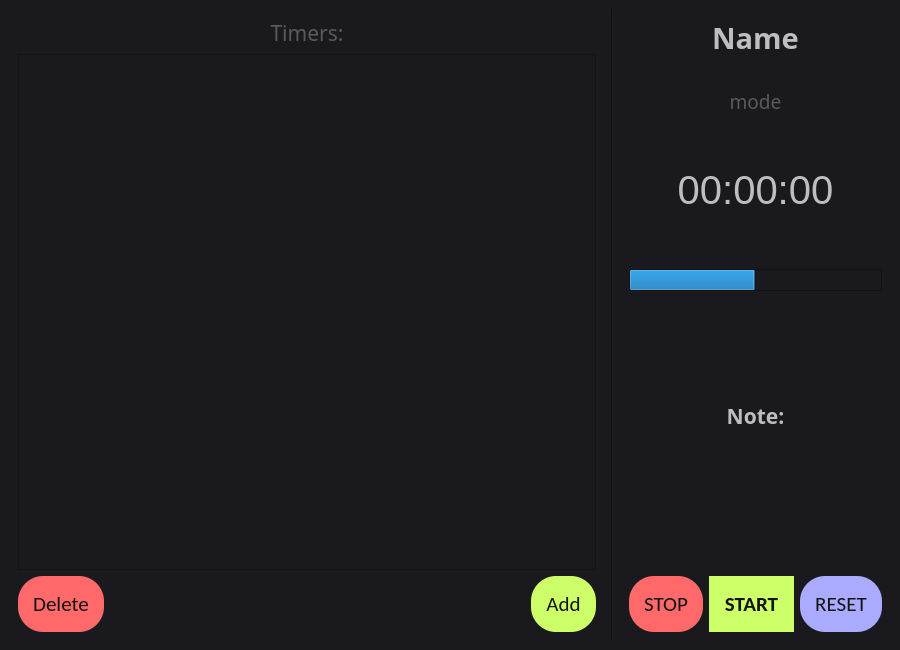
<?xml version="1.0" encoding="UTF-8"?>
<ui version="4.0">
 <class>MainWindow</class>
 <widget class="QMainWindow" name="MainWindow">
  <property name="geometry">
   <rect>
    <x>0</x>
    <y>0</y>
    <width>900</width>
    <height>650</height>
   </rect>
  </property>
  <property name="minimumSize">
   <size>
    <width>900</width>
    <height>650</height>
   </size>
  </property>
  <property name="maximumSize">
   <size>
    <width>900</width>
    <height>16777215</height>
   </size>
  </property>
  <property name="windowTitle">
   <string>MainWindow</string>
  </property>
  <property name="autoFillBackground">
   <bool>false</bool>
  </property>
  <property name="styleSheet">
   <string notr="true">background-color: rgb(25, 25, 30)</string>
  </property>
  <widget class="QWidget" name="widget">
   <property name="enabled">
    <bool>true</bool>
   </property>
   <property name="sizePolicy">
    <sizepolicy hsizetype="Expanding" vsizetype="Expanding">
     <horstretch>0</horstretch>
     <verstretch>0</verstretch>
    </sizepolicy>
   </property>
   <property name="font">
    <font>
     <family>Calibri</family>
     <pointsize>14</pointsize>
     <weight>50</weight>
     <bold>false</bold>
     <strikeout>false</strikeout>
    </font>
   </property>
   <property name="mouseTracking">
    <bool>false</bool>
   </property>
   <property name="autoFillBackground">
    <bool>false</bool>
   </property>
   <layout class="QHBoxLayout" name="horizontalLayout">
    <item>
     <widget class="QWidget" name="widget_3" native="true">
      <layout class="QVBoxLayout" name="verticalLayout_2">
       <item>
        <widget class="QLabel" name="label_4">
         <property name="font">
          <font>
           <family>Calibri Light</family>
           <pointsize>16</pointsize>
          </font>
         </property>
         <property name="styleSheet">
          <string notr="true">color: rgb(90, 90, 90);</string>
         </property>
         <property name="text">
          <string>Timers:</string>
         </property>
         <property name="alignment">
          <set>Qt::AlignCenter</set>
         </property>
        </widget>
       </item>
       <item>
        <widget class="QListWidget" name="listWidget">
         <property name="font">
          <font>
           <family>Calibri Light</family>
           <pointsize>14</pointsize>
          </font>
         </property>
         <property name="styleSheet">
          <string notr="true">color: rgb(190, 190, 190);</string>
         </property>
        </widget>
       </item>
       <item>
        <layout class="QHBoxLayout" name="horizontalLayout_3">
         <item alignment="Qt::AlignLeft">
          <widget class="QPushButton" name="delete_button">
           <property name="font">
            <font>
             <family>Calibri</family>
             <pointsize>16</pointsize>
            </font>
           </property>
           <property name="styleSheet">
            <string notr="true">color:rgb(20, 20, 20);
background-color: rgb(255, 105, 105);
border-radius: 25px;
padding: 15px;
min-width: 5em;</string>
           </property>
           <property name="text">
            <string>Delete</string>
           </property>
          </widget>
         </item>
         <item alignment="Qt::AlignRight">
          <widget class="QPushButton" name="add_button">
           <property name="font">
            <font>
             <family>Calibri</family>
             <pointsize>16</pointsize>
             <weight>50</weight>
             <bold>false</bold>
            </font>
           </property>
           <property name="styleSheet">
            <string notr="true">color:rgb(20, 20, 20);
background-color: rgb(205, 255, 105);
border-radius: 25px;
padding: 15px;
min-width: 5em;</string>
           </property>
           <property name="text">
            <string>Add</string>
           </property>
          </widget>
         </item>
        </layout>
       </item>
      </layout>
     </widget>
    </item>
    <item>
     <widget class="Line" name="line">
      <property name="orientation">
       <enum>Qt::Vertical</enum>
      </property>
     </widget>
    </item>
    <item alignment="Qt::AlignHCenter">
     <widget class="QWidget" name="widget_2" native="true">
      <layout class="QVBoxLayout" name="verticalLayout">
       <item>
        <layout class="QVBoxLayout" name="verticalLayout_4">
         <item alignment="Qt::AlignTop">
          <widget class="QLabel" name="Timer_name">
           <property name="font">
            <font>
             <family>Calibri Light</family>
             <pointsize>22</pointsize>
             <weight>75</weight>
             <bold>true</bold>
            </font>
           </property>
           <property name="styleSheet">
            <string notr="true">color: rgb(190, 190, 190);</string>
           </property>
           <property name="text">
            <string>Name</string>
           </property>
           <property name="alignment">
            <set>Qt::AlignCenter</set>
           </property>
          </widget>
         </item>
         <item alignment="Qt::AlignTop">
          <widget class="QLabel" name="Timer_mode">
           <property name="enabled">
            <bool>true</bool>
           </property>
           <property name="font">
            <font>
             <family>Calibri Light</family>
             <pointsize>14</pointsize>
            </font>
           </property>
           <property name="styleSheet">
            <string notr="true">color: rgb(90, 90, 90);</string>
           </property>
           <property name="text">
            <string>mode</string>
           </property>
           <property name="alignment">
            <set>Qt::AlignCenter</set>
           </property>
          </widget>
         </item>
         <item>
          <widget class="QLabel" name="Timer_time">
           <property name="font">
            <font>
             <pointsize>30</pointsize>
            </font>
           </property>
           <property name="styleSheet">
            <string notr="true">color: rgb(190, 190, 190);</string>
           </property>
           <property name="text">
            <string>00:00:00</string>
           </property>
           <property name="alignment">
            <set>Qt::AlignCenter</set>
           </property>
          </widget>
         </item>
         <item alignment="Qt::AlignBottom">
          <widget class="QProgressBar" name="progressBar">
           <property name="value">
            <number>50</number>
           </property>
           <property name="alignment">
            <set>Qt::AlignCenter</set>
           </property>
           <property name="textVisible">
            <bool>false</bool>
           </property>
           <property name="invertedAppearance">
            <bool>false</bool>
           </property>
           <property name="textDirection">
            <enum>QProgressBar::TopToBottom</enum>
           </property>
          </widget>
         </item>
        </layout>
       </item>
       <item>
        <layout class="QVBoxLayout" name="verticalLayout_3">
         <item alignment="Qt::AlignBottom">
          <widget class="QLabel" name="label_3">
           <property name="font">
            <font>
             <family>Calibri Light</family>
             <pointsize>16</pointsize>
             <weight>75</weight>
             <bold>true</bold>
            </font>
           </property>
           <property name="styleSheet">
            <string notr="true">color: rgb(190, 190, 190);</string>
           </property>
           <property name="text">
            <string>Note:</string>
           </property>
           <property name="alignment">
            <set>Qt::AlignCenter</set>
           </property>
          </widget>
         </item>
         <item>
          <widget class="QLabel" name="label_5">
           <property name="font">
            <font>
             <family>Calibri Light</family>
             <pointsize>16</pointsize>
            </font>
           </property>
           <property name="toolTipDuration">
            <number>-1</number>
           </property>
           <property name="styleSheet">
            <string notr="true">color: rgb(190, 190, 190);</string>
           </property>
           <property name="text">
            <string/>
           </property>
           <property name="alignment">
            <set>Qt::AlignCenter</set>
           </property>
          </widget>
         </item>
        </layout>
       </item>
       <item>
        <layout class="QHBoxLayout" name="horizontalLayout_2">
         <item>
          <widget class="QPushButton" name="stop_button">
           <property name="font">
            <font>
             <family>Calibri</family>
             <pointsize>16</pointsize>
             <weight>50</weight>
             <italic>false</italic>
             <bold>false</bold>
            </font>
           </property>
           <property name="styleSheet">
            <string notr="true">color: rgb(20, 20, 20);
background-color: rgb(255, 105, 105);
border-radius: 25px;
padding: 15px;
min-width: 5em;
</string>
           </property>
           <property name="text">
            <string>STOP</string>
           </property>
          </widget>
         </item>
         <item>
          <widget class="QPushButton" name="play_button">
           <property name="font">
            <font>
             <family>Calibri</family>
             <pointsize>16</pointsize>
             <weight>75</weight>
             <italic>false</italic>
             <bold>true</bold>
            </font>
           </property>
           <property name="styleSheet">
            <string notr="true">color:rgb(20, 20, 20);
background-color: rgb(205, 255, 105);
border-radius: 55px;
padding: 15px;
min-width: 5em;
min-height: 5em;</string>
           </property>
           <property name="text">
            <string>START</string>
           </property>
           <property name="autoDefault">
            <bool>false</bool>
           </property>
           <property name="flat">
            <bool>false</bool>
           </property>
          </widget>
         </item>
         <item>
          <widget class="QPushButton" name="reset_button">
           <property name="font">
            <font>
             <family>Calibri</family>
             <pointsize>16</pointsize>
             <weight>50</weight>
             <italic>false</italic>
             <bold>false</bold>
            </font>
           </property>
           <property name="styleSheet">
            <string notr="true">color:rgb(20, 20, 20);
background-color: rgb(170, 170, 255);
border-radius: 25px;
padding: 15px;
min-width: 5em;</string>
           </property>
           <property name="text">
            <string>RESET</string>
           </property>
          </widget>
         </item>
        </layout>
       </item>
      </layout>
     </widget>
    </item>
   </layout>
  </widget>
 </widget>
 <resources/>
 <connections/>
</ui>
